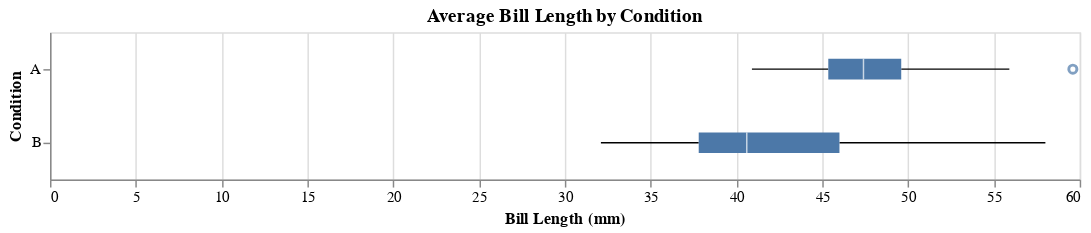

The code cell stored with this chart in its notebook:
### Markdown cell above
### Convey the mean (average) lengths

Plot the average `beak_length` for each `condition`. Also include a measure of spread, such as the standard error of the mean or the interquartile range.

### Code cell
alt.Chart(
    birds_df,
).mark_boxplot().encode(
    x=alt.X("bill_length:Q", title="Bill Length (mm)"),
    y=alt.Y("condition:N", title="Condition"),
).properties(
    width=700,
    height=100,
    title="Average Bill Length by Condition",
)

### Figure 1 — Vega-Lite specification as saved in the notebook (floating-point values rounded to 4 significant figures; data arrays with more than 128 entries replaced by an {"elided": "..."} marker saying what was removed)
{"config": {"view": {"continuousWidth": 300, "continuousHeight": 300}}, "data": {"name": "data-b3e977832cc68caf0cb52044876cf9a2"}, "mark": {"type": "boxplot"}, "encoding": {"x": {"field": "bill_length", "title": "Bill Length (mm)", "type": "quantitative"}, "y": {"field": "condition", "title": "Condition", "type": "nominal"}}, "height": 100, "title": "Average Bill Length by Condition", "width": 700, "$schema": "https://vega.github.io/schema/vega-lite/v5.20.1.json", "datasets": {"data-b3e977832cc68caf0cb52044876cf9a2": {"elided": "333 records"}}}
